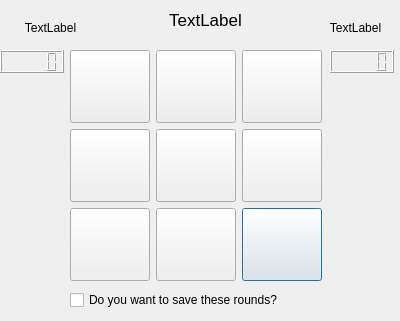
<?xml version="1.0" encoding="UTF-8"?>
<ui version="4.0">
 <class>Startgame</class>
 <widget class="QDialog" name="Startgame">
  <property name="geometry">
   <rect>
    <x>0</x>
    <y>0</y>
    <width>400</width>
    <height>321</height>
   </rect>
  </property>
  <property name="windowTitle">
   <string>Dialog</string>
  </property>
  <widget class="QLabel" name="label_p1">
   <property name="geometry">
    <rect>
     <x>10</x>
     <y>20</y>
     <width>81</width>
     <height>16</height>
    </rect>
   </property>
   <property name="text">
    <string>TextLabel</string>
   </property>
   <property name="alignment">
    <set>Qt::AlignCenter</set>
   </property>
  </widget>
  <widget class="QLabel" name="label_p2">
   <property name="geometry">
    <rect>
     <x>320</x>
     <y>20</y>
     <width>71</width>
     <height>16</height>
    </rect>
   </property>
   <property name="text">
    <string>TextLabel</string>
   </property>
   <property name="alignment">
    <set>Qt::AlignCenter</set>
   </property>
  </widget>
  <widget class="QWidget" name="gridLayoutWidget">
   <property name="geometry">
    <rect>
     <x>70</x>
     <y>50</y>
     <width>252</width>
     <height>231</height>
    </rect>
   </property>
   <layout class="QGridLayout" name="gridLayout_play">
    <item row="2" column="2">
     <widget class="QPushButton" name="pushButton_10">
      <property name="sizePolicy">
       <sizepolicy hsizetype="Minimum" vsizetype="Preferred">
        <horstretch>0</horstretch>
        <verstretch>0</verstretch>
       </sizepolicy>
      </property>
      <property name="text">
       <string/>
      </property>
     </widget>
    </item>
    <item row="1" column="1">
     <widget class="QPushButton" name="pushButton_11">
      <property name="sizePolicy">
       <sizepolicy hsizetype="Minimum" vsizetype="Preferred">
        <horstretch>0</horstretch>
        <verstretch>0</verstretch>
       </sizepolicy>
      </property>
      <property name="text">
       <string/>
      </property>
     </widget>
    </item>
    <item row="1" column="2">
     <widget class="QPushButton" name="pushButton_12">
      <property name="sizePolicy">
       <sizepolicy hsizetype="Minimum" vsizetype="Preferred">
        <horstretch>0</horstretch>
        <verstretch>0</verstretch>
       </sizepolicy>
      </property>
      <property name="text">
       <string/>
      </property>
     </widget>
    </item>
    <item row="1" column="0">
     <widget class="QPushButton" name="pushButton_13">
      <property name="sizePolicy">
       <sizepolicy hsizetype="Minimum" vsizetype="Preferred">
        <horstretch>0</horstretch>
        <verstretch>0</verstretch>
       </sizepolicy>
      </property>
      <property name="text">
       <string/>
      </property>
     </widget>
    </item>
    <item row="2" column="1">
     <widget class="QPushButton" name="pushButton_14">
      <property name="sizePolicy">
       <sizepolicy hsizetype="Minimum" vsizetype="Preferred">
        <horstretch>0</horstretch>
        <verstretch>0</verstretch>
       </sizepolicy>
      </property>
      <property name="text">
       <string/>
      </property>
     </widget>
    </item>
    <item row="2" column="0">
     <widget class="QPushButton" name="pushButton_15">
      <property name="sizePolicy">
       <sizepolicy hsizetype="Minimum" vsizetype="Preferred">
        <horstretch>0</horstretch>
        <verstretch>0</verstretch>
       </sizepolicy>
      </property>
      <property name="text">
       <string/>
      </property>
     </widget>
    </item>
    <item row="0" column="1">
     <widget class="QPushButton" name="pushButton_16">
      <property name="sizePolicy">
       <sizepolicy hsizetype="Minimum" vsizetype="Preferred">
        <horstretch>0</horstretch>
        <verstretch>0</verstretch>
       </sizepolicy>
      </property>
      <property name="text">
       <string/>
      </property>
     </widget>
    </item>
    <item row="0" column="0">
     <widget class="QPushButton" name="pushButton_17">
      <property name="sizePolicy">
       <sizepolicy hsizetype="Minimum" vsizetype="Preferred">
        <horstretch>0</horstretch>
        <verstretch>0</verstretch>
       </sizepolicy>
      </property>
      <property name="styleSheet">
       <string notr="true"/>
      </property>
      <property name="text">
       <string/>
      </property>
     </widget>
    </item>
    <item row="0" column="2">
     <widget class="QPushButton" name="pushButton_18">
      <property name="sizePolicy">
       <sizepolicy hsizetype="Minimum" vsizetype="Preferred">
        <horstretch>0</horstretch>
        <verstretch>0</verstretch>
       </sizepolicy>
      </property>
      <property name="toolTip">
       <string>&lt;html&gt;&lt;head/&gt;&lt;body&gt;&lt;p align=&quot;center&quot;&gt;ابغا&lt;/p&gt;&lt;/body&gt;&lt;/html&gt;</string>
      </property>
      <property name="text">
       <string/>
      </property>
     </widget>
    </item>
   </layout>
  </widget>
  <widget class="QLCDNumber" name="lcdNumber_p1">
   <property name="geometry">
    <rect>
     <x>0</x>
     <y>50</y>
     <width>64</width>
     <height>23</height>
    </rect>
   </property>
  </widget>
  <widget class="QLCDNumber" name="lcdNumber_p2">
   <property name="geometry">
    <rect>
     <x>330</x>
     <y>50</y>
     <width>64</width>
     <height>23</height>
    </rect>
   </property>
  </widget>
  <widget class="QLabel" name="label_round">
   <property name="geometry">
    <rect>
     <x>150</x>
     <y>10</y>
     <width>111</width>
     <height>20</height>
    </rect>
   </property>
   <property name="font">
    <font>
     <pointsize>13</pointsize>
    </font>
   </property>
   <property name="autoFillBackground">
    <bool>false</bool>
   </property>
   <property name="text">
    <string>TextLabel</string>
   </property>
   <property name="alignment">
    <set>Qt::AlignCenter</set>
   </property>
  </widget>
  <widget class="QCheckBox" name="checkBox">
   <property name="geometry">
    <rect>
     <x>70</x>
     <y>290</y>
     <width>251</width>
     <height>20</height>
    </rect>
   </property>
   <property name="layoutDirection">
    <enum>Qt::LeftToRight</enum>
   </property>
   <property name="autoFillBackground">
    <bool>false</bool>
   </property>
   <property name="text">
    <string>Do you want to save these rounds? </string>
   </property>
   <property name="checked">
    <bool>false</bool>
   </property>
  </widget>
 </widget>
 <resources/>
 <connections/>
</ui>
